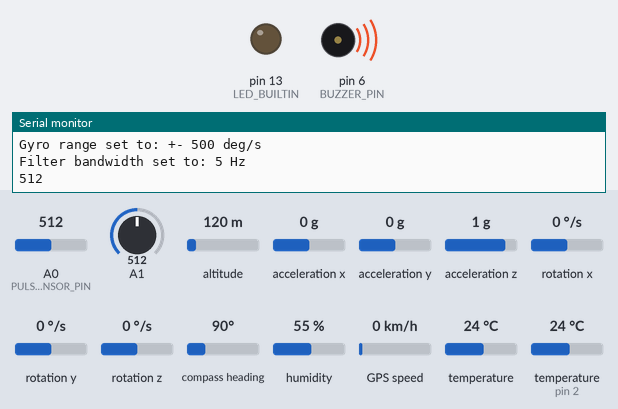
Recording of a sketch running on a simulated Arduino Leonardo, built with avr-gcc and run on an emulated ATmega32U4. Parts: output pins drawn as LEDs (lit = HIGH), buzzer (waves = sounding), the last lines printed to the serial monitor. The inputs (shaded band) are chosen by the test bench; at power-on: A0 (PULSE_SENSOR_PIN) = 512, A1 = 512, altitude 120 m, acceleration x 0 g, acceleration y 0 g, acceleration z 1 g, rotation x 0 °/s, rotation y 0 °/s, rotation z 0 °/s, compass heading 90°, humidity 55 %, GPS speed 0 km/h, temperature 24 °C, temperature (sensor on pin 2) 24 °C. The GPS gets a fix after 3 s at 37.7749, -122.4194 with 8 satellites.

Above: at 0.2 s.
At 1.2 s:
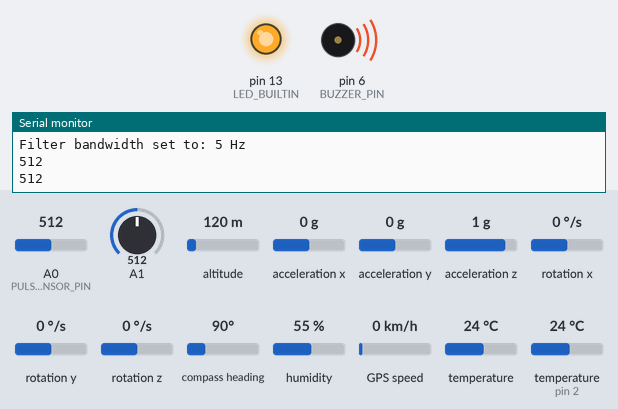
Timing chart, 0 to 2.7 s (numbered marks = the images above):
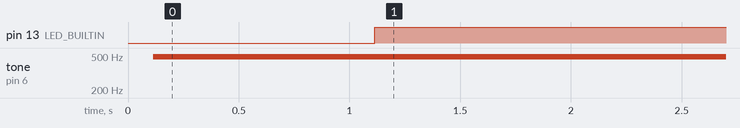

The sketch:

code.ino
```cpp
#include <DHT.h>
#include <DHT_U.h>

#include <DHTesp.h>

//GAs sesor
#define BUZZER_PIN 6


//humidity sesor
#include "DHT.h"
#define DHTPIN 2
#define DHTTYPE DHT11

DHT dht(DHTPIN, DHTTYPE);


//Accelerometer
#include <Adafruit_MPU6050.h>
#include <Adafruit_Sensor.h>
#include <Wire.h>

Adafruit_MPU6050 mpu;

//gps
#include <TinyGPS++.h>
#include <SoftwareSerial.h>

SoftwareSerial GPS_SoftSerial(4, 3);

TinyGPSPlus gps;

volatile float minutes, seconds;
volatile int degree, secs, mins;

//heartbear
int const PULSE_SENSOR_PIN = 0;

int Signal;
int Threshold = 550;


void setup() {
  //gas Sesor
	Serial.begin(9600);
  pinMode(BUZZER_PIN, OUTPUT);

  //humidity
   dht.begin();

  //accelerometer
    while (!Serial)
    delay(10); // will pause Zero, Leonardo, etc until serial console opens

  Serial.println("Adafruit MPU6050 test!");

  // Try to initialize!
  if (!mpu.begin()) {
    Serial.println("Failed to find MPU6050 chip");
    while (1) {
      delay(10);
    }
  }
  Serial.println("MPU6050 Found!");

  mpu.setAccelerometerRange(MPU6050_RANGE_8_G);
  Serial.print("Accelerometer range set to: ");
  switch (mpu.getAccelerometerRange()) {
  case MPU6050_RANGE_2_G:
    Serial.println("+-2G");
    break;
  case MPU6050_RANGE_4_G:
    Serial.println("+-4G");
    break;
  case MPU6050_RANGE_8_G:
    Serial.println("+-8G");
    break;
  case MPU6050_RANGE_16_G:
    Serial.println("+-16G");
    break;
  }
  mpu.setGyroRange(MPU6050_RANGE_500_DEG);
  Serial.print("Gyro range set to: ");
  switch (mpu.getGyroRange()) {
  case MPU6050_RANGE_250_DEG:
    Serial.println("+- 250 deg/s");
    break;
  case MPU6050_RANGE_500_DEG:
    Serial.println("+- 500 deg/s");
    break;
  case MPU6050_RANGE_1000_DEG:
    Serial.println("+- 1000 deg/s");
    break;
  case MPU6050_RANGE_2000_DEG:
    Serial.println("+- 2000 deg/s");
    break;
  }

  mpu.setFilterBandwidth(MPU6050_BAND_5_HZ);
  Serial.print("Filter bandwidth set to: ");
  switch (mpu.getFilterBandwidth()) {
  case MPU6050_BAND_260_HZ:
    Serial.println("260 Hz");
    break;
  case MPU6050_BAND_184_HZ:
    Serial.println("184 Hz");
    break;
  case MPU6050_BAND_94_HZ:
    Serial.println("94 Hz");
    break;
  case MPU6050_BAND_44_HZ:
    Serial.println("44 Hz");
    break;
  case MPU6050_BAND_21_HZ:
    Serial.println("21 Hz");
    break;
  case MPU6050_BAND_10_HZ:
    Serial.println("10 Hz");
    break;
  case MPU6050_BAND_5_HZ:
    Serial.println("5 Hz");
    break;
  }

  Serial.println("");
  delay(100);

  //gps
  GPS_SoftSerial.begin(9600);

//heartbeat
pinMode(LED_BUILTIN,OUTPUT);

}

void loop() {
  //Gas sesor
  int sensorValue = analogRead(A1);
  Serial.println(sensorValue);
  if (sensorValue > 200)
  {
    analogWrite(BUZZER_PIN, 50);
  }
  else
  {
    analogWrite(BUZZER_PIN, 0);
  }
  delay(1000);

//heartbeat
Signal = analogRead(PULSE_SENSOR_PIN);

	Serial.println(Signal);

	if(Signal > 15){
		digitalWrite(LED_BUILTIN,HIGH);
	} else {
		digitalWrite(LED_BUILTIN,LOW);
	}
	delay(1000);

//humidity
 float humi  = dht.readHumidity();
  // read temperature as Celsius
  float tempC = dht.readTemperature();
  // read temperature as Fahrenheit
  float tempF = dht.readTemperature(true);

  // check if any reads failed
  if (isnan(humi) || isnan(tempC) || isnan(tempF)) {
    //Serial.println("Failed to read from DHT sensor!");
  } else {
    Serial.print("Humidity: ");
    Serial.print(humi);
    Serial.print("%");

    Serial.print("  |  ");

    Serial.print("Temperature: ");
    Serial.print(tempC);
    Serial.print("°C ~ ");
    Serial.print(tempF);
    Serial.println("°F");
}


//accelerometer
  sensors_event_t a, g, temp;
  mpu.getEvent(&a, &g, &temp);

  /* Print out the values */
  Serial.print("Acceleration X: ");
  Serial.print(a.acceleration.x);
  Serial.print(", Y: ");
  Serial.print(a.acceleration.y);
  Serial.print(", Z: ");
  Serial.print(a.acceleration.z);
  Serial.println(" m/s^2");

  Serial.print("Rotation X: ");
  Serial.print(g.gyro.x);
  Serial.print(", Y: ");
  Serial.print(g.gyro.y);
  Serial.print(", Z: ");
  Serial.print(g.gyro.z);
  Serial.println(" rad/s");

  Serial.print("Temperature: ");
  Serial.print(temp.temperature);
  Serial.println(" degC");

  Serial.println("");
  delay(500);

//gps

smartDelay(1000);
  unsigned long start;
  double lat_val, lng_val, alt_m_val;
  bool loc_valid, alt_valid;
  lat_val = gps.location.lat();
  loc_valid = gps.location.isValid();
  lng_val = gps.location.lng();
  alt_m_val = gps.altitude.meters();
  alt_valid = gps.altitude.isValid();

  if (!loc_valid)
  {
    Serial.print("Latitude : ");
    Serial.println("*****");
    Serial.print("Longitude : ");
    Serial.println("*****");
    delay(4000);
  }
  else
  {
    Serial.println("GPS READING: ");
    DegMinSec(lat_val);
    Serial.print("Latitude in Decimal Degrees : ");
    Serial.println(lat_val, 6);

    DegMinSec(lng_val);
    Serial.print("Longitude in Decimal Degrees : ");
    Serial.println(lng_val, 6);
    delay(4000);
  }
}

static void smartDelay(unsigned long ms)
{
  unsigned long start = millis();
  do
  {
    while (GPS_SoftSerial.available())
    gps.encode(GPS_SoftSerial.read());
  } while (millis() - start < ms);
}

void DegMinSec( double tot_val)
{
  degree = (int)tot_val;
  minutes = tot_val - degree;
  seconds = 60 * minutes;
  minutes = (int)seconds;
  mins = (int)minutes;
  seconds = seconds - minutes;
  seconds = 60 * seconds;
  secs = (int)seconds;
}
```

Measured:
- by itself, pin 13 (LED_BUILTIN): LOW → HIGH at 1.1 s
- by itself, tone on pin 6 (BUZZER_PIN): silent → 490 Hz at 0.11 s
